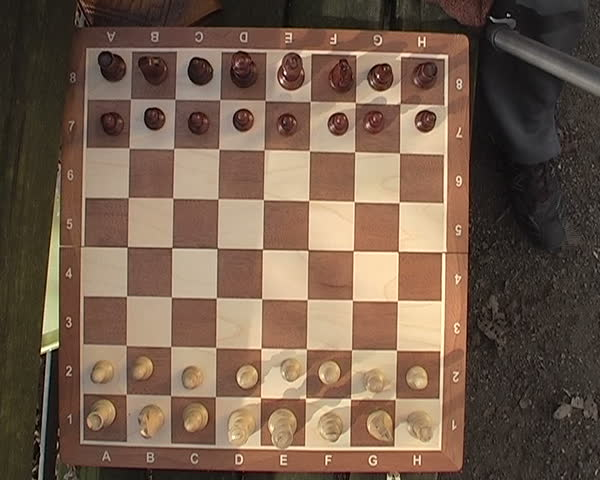
#> input picture input/1.jpg, 600 x 480 px, given in place of weird.jpg, which was not available
$ python Brutesac.py   (Python 2 division)
#> lines starting #> are read from the running program, lines starting #| are printed output that depends on the picture

# coding: utf-8

# We have a bunch of probably chess x-corners output by our ML detector. Let's do the following routine:
#
# 1. Take 4 random points, (check no 3 points are colinear, else retry) then warp them to a unity grid.
# 2. Count distances of each point to closest integer grid corner, sum of these will be the score.
# 3. Do this for an exhaustive set of random points?
#
# The best score will likely be the correct transform to a chessboard.

# In[731]:

import numpy as np
from IPython.display import Image, display
import PIL.Image
import matplotlib.pyplot as plt
import scipy.ndimage
import cv2 # For Sobel etc
import glob
import SaddlePoints
from scipy.spatial import Delaunay
from functools import wraps
import time

def timed(f):
  @wraps(f)
  def wrapper(*args, **kwds):
    start = time.time()
    result = f(*args, **kwds)
    elapsed = time.time() - start
    print "%s took %.2f ms to finish" % (f.__name__, elapsed*1e3)
    return result
  return wrapper

# # RANSAC to find the best 4 points signifying a chess tile.
# Idea to find quads from triangles. For each triangle, the triangle that completes the quad should always be on the longest edge of the triangle and shares the two vertices of that edge. No image gradient checks needed.

# Build up a list of quads from input delaunay triangles, returns an Nx4 list of indices on the points used.
# [175 lines left out: functions getAllQuads, countHits, getBestBoardMatchup, scoreQuad, brutesacChessboard, refineHomography and 5 more, not called in this run]

@timed
def processFrame(gray):
  # and return M for chessboard from image
  pts = classifyImage(gray)

  # pts = np.loadtxt('example_pts.txt')
  pts = pts[:,[1,0]] # Switch rows/cols to x/y for plotting on an image

  if (len(pts)) < 6:
      print("Probably not enough points (%d) for a good fit, skipping" % len(pts))
      return None, None

  raw_M, best_quad, best_offset, best_score, best_error_score = brutesacChessboard(pts)

  # The chess outline is only a rough guess, which we can easily refine now that we have an understanding of which points are meant for which chess corner. One could do distortion correction with the points available (as normal chessboard algorithms are used for in computer vision). If we wanted to get fancy we could apply a warp flow field on a per-tile basis.

  # ## Refine with Homography on all points
  # Now we can refine our best guess using all the found x-corner points to their ideal points with opencv findHomography, using the regular method with all points.
  if (raw_M is not None):
    M_homog = refineHomography(pts, raw_M, best_offset)
  else:
    M_homog = None

  return M_homog, pts


if __name__ == '__main__':
  np.set_printoptions(suppress=True) # Better printing of arrays
  plt.rcParams['image.cmap'] = 'jet' # Default colormap is jet

  # img = PIL.Image.open('frame900.png')
  # img = PIL.Image.open('input/img_35.jpg')
  filenames = glob.glob('input_yt/*.jpg')
  filenames.extend(glob.glob('input_yt/*.png'))
  filenames.extend(glob.glob('input/*.jpg'))
  filenames.extend(glob.glob('input/*.png'))
  # filenames.extend(glob.glob('input_bad/*.png'))
  # filenames.extend(glob.glob('input_bad/*.jpg'))
  filename = np.random.choice(filenames,1)[0]
  filename= 'weird.jpg'
  print(filename)
  img = PIL.Image.open(filename)
#> img is the input picture: PIL image 600x480 RGB; mean R, G, B 116.4, 93.5, 76.6
  if (img.size[0] > 800):
      img = img.resize([600,400])
  gray = np.array(img.convert('L'))
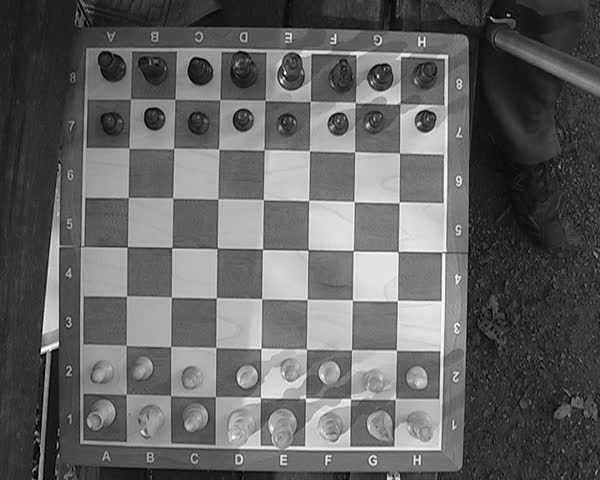
#> gray: shape (480, 600); min 0, max 252, mean 98.4

#> (the run stopped early here; a loop or call above may not have finished)

$ run again, on input/13.jpg
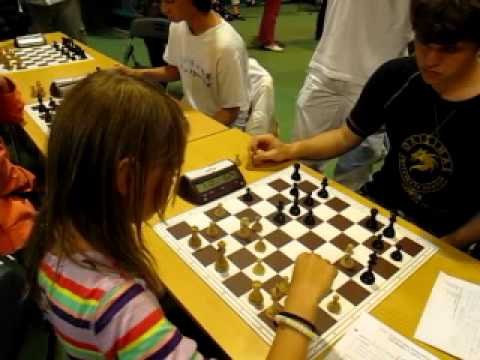
#> input picture input/13.jpg, 480 x 360 px, given in place of weird.jpg, which was not available
#> img is the input picture: PIL image 480x360 RGB; mean R, G, B 110.9, 90, 51.6
#> `gray = np.array(img.convert('L'))`:
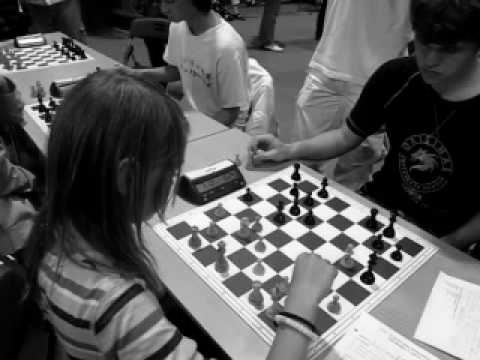
#> gray: shape (360, 480); min 0, max 253, mean 91.9

$ run again, on input/14.jpg
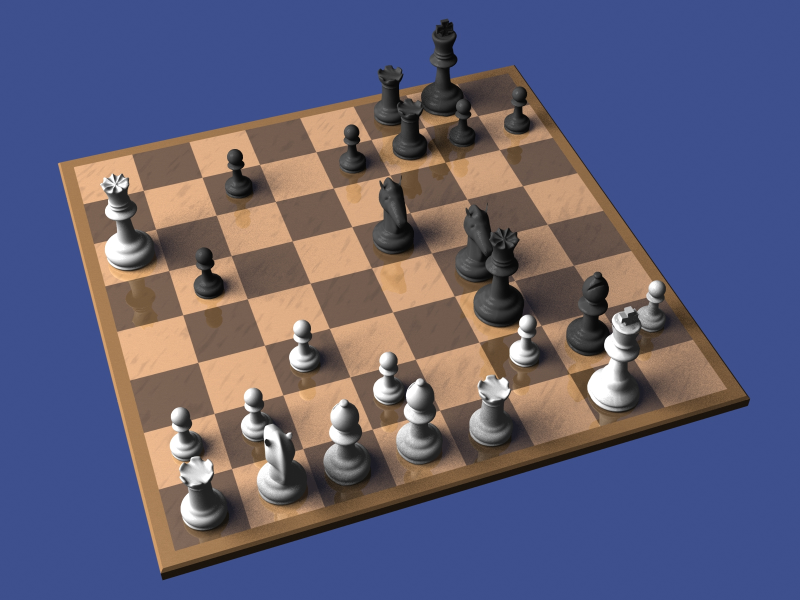
#> input picture input/14.jpg, 1600 x 1200 px, given in place of weird.jpg, which was not available (shown at 1/2 size)
#> img is the input picture: PIL image 1600x1200 RGB; mean R, G, B 95.8, 93.8, 117.9
#> `img = img.resize([600,400])`:
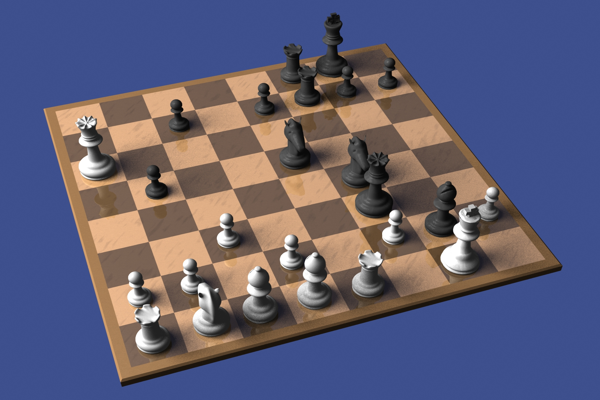
#> img: PIL image 600x400 RGB; mean R, G, B 95.7, 93.8, 117.9
#> `gray = np.array(img.convert('L'))`:
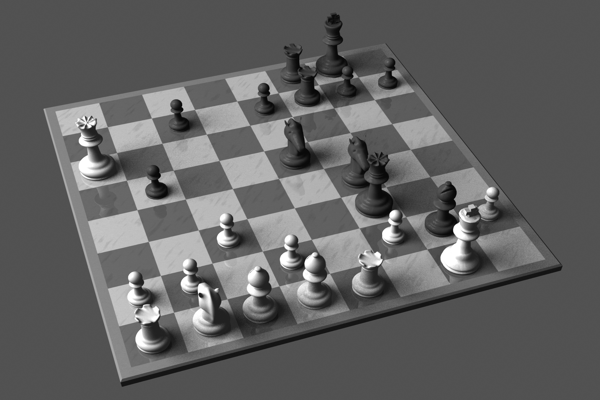
#> gray: shape (400, 600); min 2, max 255, mean 97.3

$ run again, on input/17.jpg
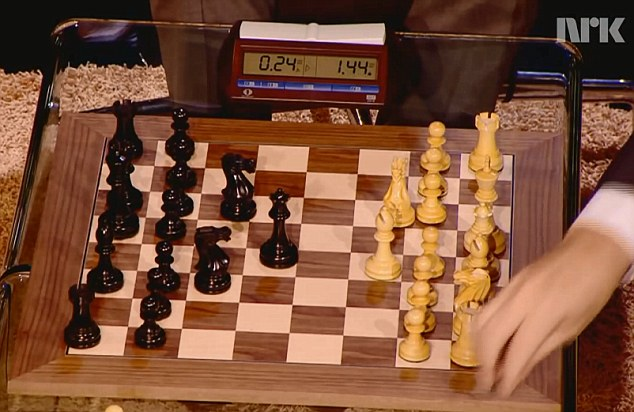
#> input picture input/17.jpg, 634 x 412 px, given in place of weird.jpg, which was not available
#> img is the input picture: PIL image 634x412 RGB; mean R, G, B 125.7, 80.8, 57.5
#> `gray = np.array(img.convert('L'))`:
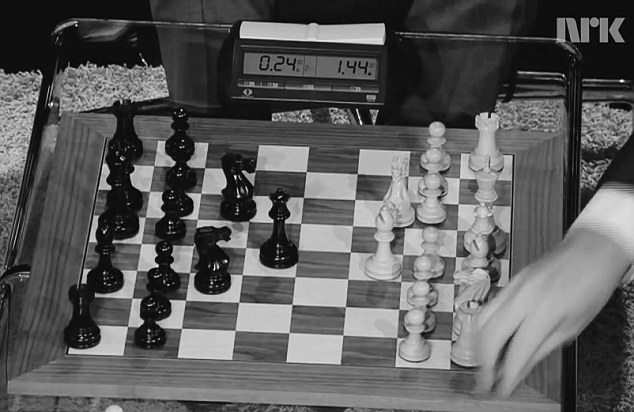
#> gray: shape (412, 634); min 0, max 254, mean 91.6
